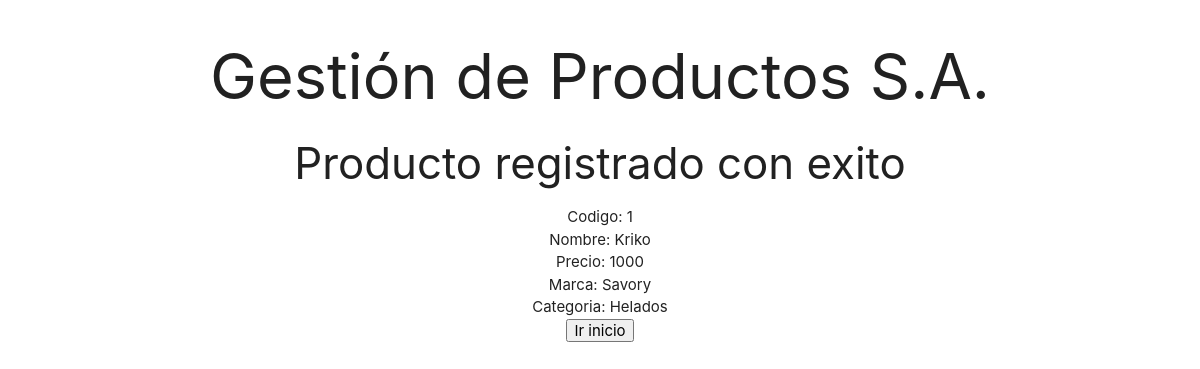
Page /productos/resultado/1/ on the earlier database version.
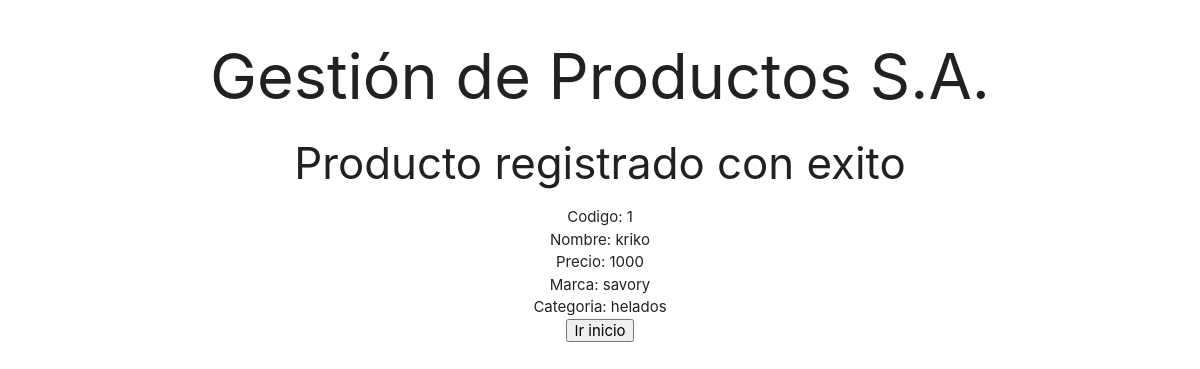
Same page on the later database version.
### productos/models.py (models this page shows, shortened)
class Product(models.Model):
    code = models.AutoField(primary_key=True)
    name = models.CharField(max_length=100)
    price = models.IntegerField()
    brand = models.ForeignKey(Brand, null=True, on_delete=models.CASCADE)
    category = models.ForeignKey(Category, null=True, on_delete=models.CASCADE)
    characteristics = models.ManyToManyField(Characteristics, through="Data")

class Brand(models.Model):
    id_brand = models.AutoField(primary_key=True)
    name = models.CharField(max_length=100)
    def __str__(self):
        return self.name

class Category(models.Model):
    id_category = models.AutoField(primary_key=True)
    name = models.CharField(max_length=50, help_text="Obligatorio")
    def __str__(self):
        return self.name

### productos/views.py (the view)
# urls.py: path("resultado/<int:code>/", views.resultado, name="resultado"),
def resultado(request, code):
    producto = get_object_or_404(Product, code=code)
    return render(request, "resultado.html", {'producto': producto, "mensaje": "Producto registrado con exito"})

### productos/templates/resultado.html (shortened to what this page needs)
<!DOCTYPE html>
<html lang="en">
<head>
    {% load static %}
    <link rel="stylesheet" href="{% static 'styles.css' %}">
    <link rel="stylesheet" href="https://cdnjs.cloudflare.com/ajax/libs/materialize/1.0.0/css/materialize.min.css">
</head>
<body>
    <h1>Gestión de Productos S.A.</h1>
        {% if mensaje %}
            <h3>{{ mensaje }}</h3>
        {% endif %}
        <ul>
            <li>Codigo: {{ producto.code }}</li>
            <li>Nombre: {{ producto.name }}</li>
            <li>Precio: {{ producto.price }}</li>
            <li>Marca: {{ producto.brand }}</li>
            <li>Categoria: {{ producto.category }}</li>
        </ul>
    <button onclick="irIndex()">Ir inicio</button>
</body>
</html>

### productos/static/styles.css (style rules this page uses)
* { margin: 0; }
html { font-family: -apple-system, BlinkMacSystemFont, "Segoe UI", Roboto, Oxygen-Sans, Ubuntu, Cantarell, "Helvetica Neue", sans-serif; }
body { text-align: center; }
h1 { font-size: 4.2rem; margin: 2.8rem 0 1.68rem 0; font-weight: 400; }
h3 { font-weight: 400; }

Differences in the rows shown:
changed Product id 1: name "Kriko" → "kriko"; brand "Savory" → "savory"; category "Helados" → "helados"
